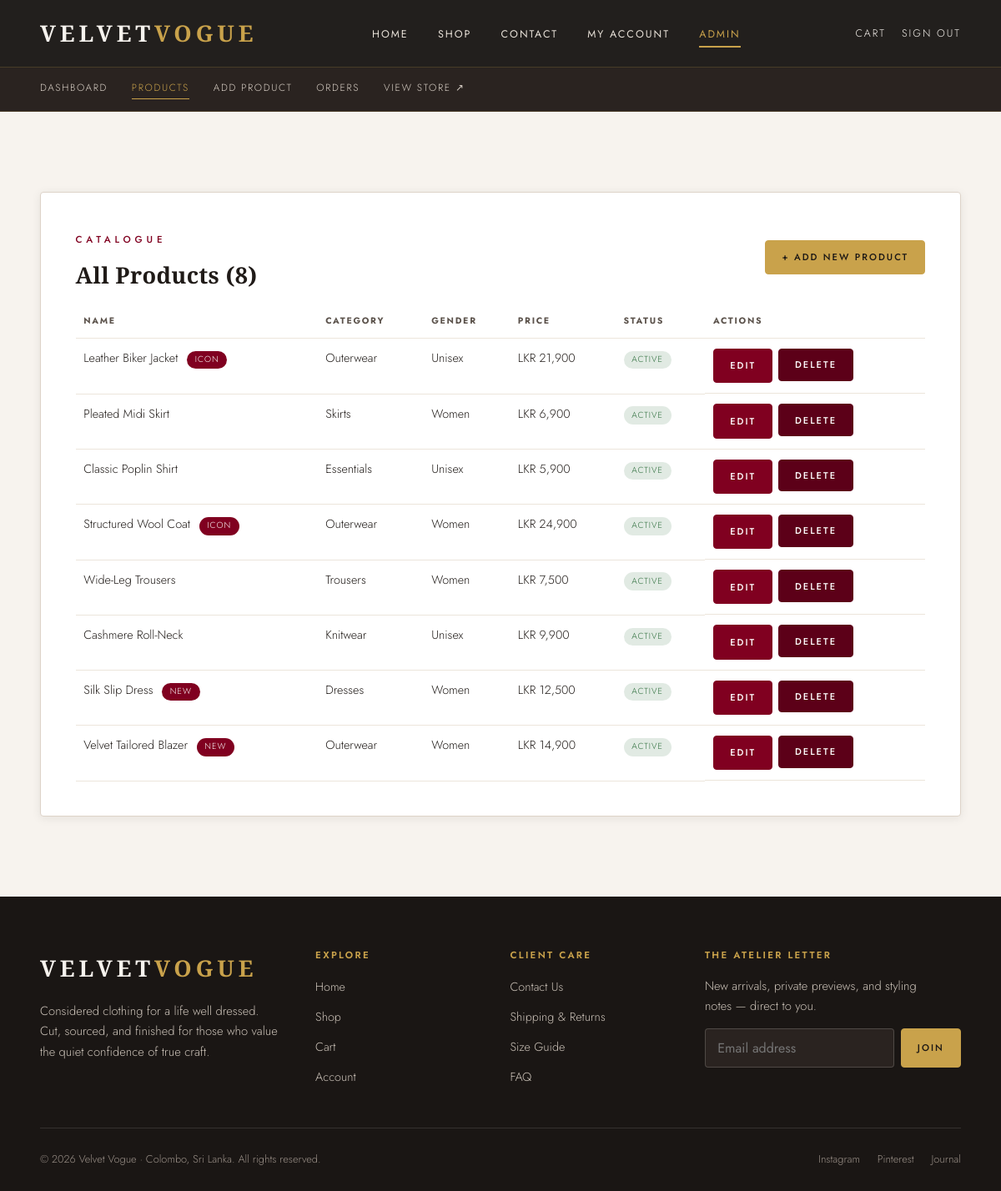
/admin/products.php (signed in), run on the app's committed database.
### tables this page shows
CREATE TABLE products (
  id           INT AUTO_INCREMENT PRIMARY KEY,
  name         VARCHAR(160)  NOT NULL,
  description  TEXT          NOT NULL,
  price        DECIMAL(10,2) NOT NULL,
  category_id  INT           NOT NULL,
  gender       ENUM('women','men','unisex') NOT NULL DEFAULT 'women',
  image        VARCHAR(255)  NOT NULL,             
  tag          VARCHAR(40)   NOT NULL DEFAULT '',  
  is_active    TINYINT(1)    NOT NULL DEFAULT 1,
  created_at   TIMESTAMP     NOT NULL DEFAULT CURRENT_TIMESTAMP,
  FOREIGN KEY (category_id) REFERENCES categories(id)
);

CREATE TABLE categories (
  id    INT AUTO_INCREMENT PRIMARY KEY,
  name  VARCHAR(80) NOT NULL,
  slug  VARCHAR(80) NOT NULL UNIQUE
);

### includes/functions.php (called while the page is built, shortened)
<?php
function e(?string $value): string
{
    return htmlspecialchars((string) $value, ENT_QUOTES, 'UTF-8');
}
function money($amount): string
{
    return 'LKR ' . number_format((float) $amount, 0);
}
function base_url(string $path = ''): string
{
    $dir = rtrim(str_replace('\\', '/', dirname($_SERVER['SCRIPT_NAME'])), '/');
    if (basename($dir) === 'admin') {
        $dir = dirname($dir);
    }
    $dir = ($dir === '/' || $dir === '.') ? '' : $dir;
    return $dir . '/' . ltrim($path, '/');
}

### admin/products.php (the view, shortened to what this page needs)
<?php
$pdo      = db();
$products   = $pdo->query(
    'SELECT p.id, p.name, p.price, p.gender, p.tag, p.is_active, c.name AS category
     FROM products p JOIN categories c ON c.id = p.category_id
     ORDER BY p.created_at DESC, p.id DESC'
)->fetchAll();
require __DIR__ . '/../includes/header.php';
require __DIR__ . '/_nav.php';
?>
<section class="section">
  <div class="wrap">
    <div class="form-card">
      <div class="admin-card-head">
        <div>
          <span class="eyebrow eyebrow--dark">Catalogue</span>
          <h3>All Products (<?= count($products) ?>)</h3>
        </div>
        <a class="btn btn--sm btn--gold" href="<?= e(base_url('admin/products.php?new=1')) ?>#product-form">+ Add New Product</a>
      </div>
      <?php if (!$products): ?>
        <p style="color:var(--ink-soft)">No products yet — use Add New Product to create your first one.</p>
      <?php else: ?>
        <table class="data-table">
          <thead>
            <tr><th>Name</th><th>Category</th><th>Gender</th><th>Price</th><th>Status</th><th>Actions</th></tr>
          </thead>
          <tbody>
            <?php foreach ($products as $p): ?>
              <tr>
                <td><?= e($p['name']) ?> <?php if($p['tag']): ?><span class="pill pill--tag"><?= e($p['tag']) ?></span><?php endif; ?></td>
                <td><?= e($p['category']) ?></td>
                <td><?= ucfirst(e($p['gender'])) ?></td>
                <td><?= money($p['price']) ?></td>
                <td><span class="pill pill--<?= $p['is_active']?'paid':'cancelled' ?>"><?= $p['is_active']?'Active':'Hidden' ?></span></td>
                <td class="table-actions">
                  <a class="btn btn--sm" href="<?= e(base_url('admin/products.php?edit=' . $p['id'])) ?>#product-form">Edit</a>
                  <form method="post" action="<?= e(base_url('admin/products.php')) ?>"
                        class="admin-delete-form" data-name="<?= e($p['name']) ?>" style="display:inline">
                    <button class="btn btn--sm" type="submit" style="background:var(--velvet-deep);border-color:var(--velvet-deep)">Delete</button>
                  </form>
                </td>
              </tr>
            <?php endforeach; ?>
          </tbody>
        </table>
      <?php endif; ?>
    </div>
  </div>
</section>
<?php require __DIR__ . '/../includes/footer.php'; ?>

### assets/css/style.css (style rules this page uses)
:root { --velvet: #800020; --velvet-deep: #5c0018; --velvet-tint: #a83a52; --charcoal: #1a1614; --charcoal-soft: #2a2320; --gold: #c9a24b; --gold-soft: #e2c986; --ivory: #f7f3ee; --ivory-deep: #ece5db; --mist: #ddd3c8; --ink: #201b18; --ink-soft: #5c534c; --white: #ffffff; --font-display: "Cormorant Garamond", Georgia, serif; --font-body: "Jost", "Segoe UI", system-ui, sans-serif; --wrap: 1200px; --radius: 4px; --shadow-sm: 0 2px 12px rgba(26, 22, 20, 0.08); --shadow-md: 0 14px 40px rgba(26, 22, 20, 0.16); --ease: cubic-bezier(0.22, 0.61, 0.36, 1); }
*, *::before, *::after { box-sizing: border-box; }
* { margin: 0; padding: 0; }
html { scroll-behavior: smooth; }
body { font-family: var(--font-body); color: var(--ink); background: var(--ivory); line-height: 1.65; font-weight: 300; -webkit-font-smoothing: antialiased; overflow-x: hidden; }
a { color: inherit; text-decoration: none; }
button, input, select, textarea { font-family: inherit; font-size: inherit; }
h1, h2, h3, h4 { font-family: var(--font-display); font-weight: 600; line-height: 1.1; letter-spacing: 0.01em; }
h3 { font-size: clamp(1.3rem, 2.4vw, 1.7rem); }
.eyebrow { display: inline-block; font-family: var(--font-body); font-size: 0.72rem; font-weight: 500; letter-spacing: 0.42em; text-transform: uppercase; color: var(--gold); margin-bottom: 1.1rem; }
.eyebrow--dark { color: var(--velvet); }
.wrap { width: min(var(--wrap), 92%); margin-inline: auto; }
.section { padding: clamp(3.5rem, 8vw, 6.5rem) 0; }
.btn { --btn-bg: var(--velvet); --btn-fg: var(--white); display: inline-flex; align-items: center; justify-content: center; gap: 0.5rem; padding: 0.85rem 1.9rem; background: var(--btn-bg); color: var(--btn-fg); font-size: 0.78rem; font-weight: 500; letter-spacing: 0.18em; text-transform: uppercase; border: 1px solid var(--btn-bg); border-radius: var(--radius); cursor: pointer; transition: transform .25s var(--ease), background .25s var(--ease), color .25s var(--ease), border-color .25s var(--ease); }
.btn--gold { --btn-bg: var(--gold); --btn-fg: var(--charcoal); }
.btn--sm { padding: 0.65rem 1.2rem; font-size: 0.7rem; }
.form-card { background: var(--white); border: 1px solid var(--mist); border-radius: var(--radius); padding: clamp(1.6rem, 4vw, 2.6rem); box-shadow: var(--shadow-sm); }
.admin-card-head { display: flex; justify-content: space-between; align-items: center; margin-bottom: 1.2rem; }
.data-table { width: 100%; border-collapse: collapse; font-size: 0.9rem; }
.data-table th, .data-table td { text-align: left; padding: 0.75rem 0.6rem; border-bottom: 1px solid var(--ivory-deep); vertical-align: top; }
.data-table th { font-family: var(--font-body); font-size: 0.66rem; letter-spacing: 0.16em; text-transform: uppercase; color: var(--ink-soft); }
.table-actions { display: flex; gap: 0.4rem; }
.pill { display: inline-block; padding: 0.15rem 0.6rem; font-size: 0.64rem; letter-spacing: 0.1em; text-transform: uppercase; border-radius: 999px; }
.pill--paid, .pill--shipped { background: rgba(45,110,60,.14); color: #2d6e3c; }
.pill--tag { background: var(--velvet); color: var(--white); margin-left: 0.4rem; }

### data on the page
products: name "Leather Biker Jacket", tag "ICON", category.name "Outerwear", gender "Unisex", price "LKR 21,900", is_active "ACTIVE"
products: name "Pleated Midi Skirt", category.name "Skirts", gender "Women", price "LKR 6,900", is_active "ACTIVE"
products: name "Classic Poplin Shirt", category.name "Essentials", gender "Unisex", price "LKR 5,900", is_active "ACTIVE"
products: name "Structured Wool Coat", tag "ICON", category.name "Outerwear", gender "Women", price "LKR 24,900", is_active "ACTIVE"
products: name "Wide-Leg Trousers", category.name "Trousers", gender "Women", price "LKR 7,500", is_active "ACTIVE"
products: name "Cashmere Roll-Neck", category.name "Knitwear", gender "Unisex", price "LKR 9,900", is_active "ACTIVE"
products: name "Silk Slip Dress", tag "NEW", category.name "Dresses", gender "Women", price "LKR 12,500", is_active "ACTIVE"
products: name "Velvet Tailored Blazer", tag "NEW", category.name "Outerwear", gender "Women", price "LKR 14,900", is_active "ACTIVE"

### other printed values
count($products) "8"
